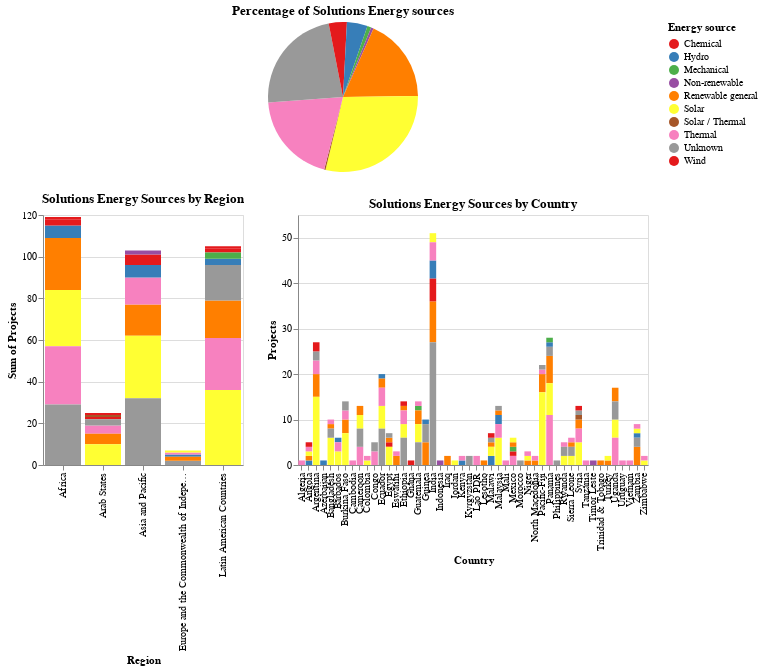

Notebook code cell kept with this figure:
### Code cell
# Create a container for our two different views
# Let's implement filtering using dynamic queries. 
selection = alt.selection(type='multi', fields=['Region'], on='mouseover', nearest=True)
base =  alt.Chart(by_C, title = "Solutions Energy Sources by Country").properties(width=500, height=500)

general = alt.Chart(by_E, title = 'Percentage of Solutions Energy sources').mark_arc().encode(
    theta=alt.Theta(field="Projects", type="quantitative"),
    color=alt.Color(field="Energy source", type="nominal"),
    tooltip = ['Energy source', 'Percentage']
).properties(height=150, width=600)


overview = alt.Chart(by_C, title = "Solutions Energy Sources by Region").mark_bar().encode(
    x='Region',
    y='sum(Projects)',
    color='Energy source',
    opacity = alt.condition(selection, alt.value(1.0), alt.value(0.3)),
    order=alt.Order(
      # Sort the segments of the bars by this field
      'sum(Projects)',
      sort='descending'
    ),
     #tooltip=["Region","Total Region" ,"sum(Projects)","Energy source"]
    tooltip = ["Region","Total Region" ,"Energy source",
               alt.Tooltip('sum(Projects)', title='Projects by Energy Source')]
).add_selection(selection).properties(height=250, width=200)


# Create a detail chart
detail = hist = base.mark_bar().encode(
    y = "Projects", 
    x = "Country",
    #color = 'Energy source',
    color = alt.Color('Energy source', scale=alt.Scale(scheme='set1')),
    order=alt.Order('Projects',sort='descending'),
    tooltip = ["Country", "Total Country","Energy source",
               alt.Tooltip('Projects', title='Projects by Energy Source')]
).transform_filter(selection).properties(height=250, width=350)

general & (overview | detail)

### Figure 1 — Vega-Lite specification as saved in the notebook (floating-point values rounded to 4 significant figures; data arrays with more than 128 entries replaced by an {"elided": "..."} marker saying what was removed)
{"config": {"view": {"continuousWidth": 400, "continuousHeight": 300}}, "vconcat": [{"data": {"name": "data-ba6b8c716136c783ae135bea998aadc5"}, "mark": "arc", "encoding": {"color": {"field": "Energy source", "type": "nominal"}, "theta": {"field": "Projects", "type": "quantitative"}, "tooltip": [{"field": "Energy source", "type": "nominal"}, {"field": "Percentage", "type": "quantitative"}]}, "height": 150, "title": "Percentage of Solutions Energy sources", "width": 600}, {"hconcat": [{"mark": "bar", "encoding": {"color": {"field": "Energy source", "type": "nominal"}, "opacity": {"condition": {"value": 1.0, "selection": "selector002"}, "value": 0.3}, "order": {"aggregate": "sum", "field": "Projects", "sort": "descending", "type": "quantitative"}, "tooltip": [{"field": "Region", "type": "nominal"}, {"field": "Total Region", "type": "quantitative"}, {"field": "Energy source", "type": "nominal"}, {"aggregate": "sum", "field": "Projects", "title": "Projects by Energy Source", "type": "quantitative"}], "x": {"field": "Region", "type": "nominal"}, "y": {"aggregate": "sum", "field": "Projects", "type": "quantitative"}}, "height": 250, "selection": {"selector002": {"type": "multi", "fields": ["Region"], "on": "mouseover", "nearest": true}}, "title": "Solutions Energy Sources by Region", "width": 200}, {"mark": "bar", "encoding": {"color": {"field": "Energy source", "scale": {"scheme": "set1"}, "type": "nominal"}, "order": {"field": "Projects", "sort": "descending", "type": "quantitative"}, "tooltip": [{"field": "Country", "type": "nominal"}, {"field": "Total Country", "type": "quantitative"}, {"field": "Energy source", "type": "nominal"}, {"field": "Projects", "title": "Projects by Energy Source", "type": "quantitative"}], "x": {"field": "Country", "type": "nominal"}, "y": {"field": "Projects", "type": "quantitative"}}, "height": 250, "title": "Solutions Energy Sources by Country", "transform": [{"filter": {"selection": "selector002"}}], "width": 350}], "data": {"name": "data-a81dad8241482cce51ec21176aa7966a"}}], "$schema": "https://vega.github.io/schema/vega-lite/v4.17.0.json", "datasets": {"data-ba6b8c716136c783ae135bea998aadc5": [{"Energy source": "Chemical", "Projects": 3, "Percentage": 1.0}, {"Energy source": "Hydro", "Projects": 16, "Percentage": 4.0}, {"Energy source": "Mechanical", "Projects": 3, "Percentage": 1.0}, {"Energy source": "Non-renewable", "Projects": 2, "Percentage": 1.0}, {"Energy source": "Renewable general", "Projects": 65, "Percentage": 18.0}, {"Energy source": "Solar", "Projects": 104, "Percentage": 29.0}, {"Energy source": "Solar / Thermal", "Projects": 1, "Percentage": 0.0}, {"Energy source": "Thermal", "Projects": 71, "Percentage": 20.0}, {"Energy source": "Unknown", "Projects": 83, "Percentage": 23.0}, {"Energy source": "Wind", "Projects": 11, "Percentage": 3.0}], "data-a81dad8241482cce51ec21176aa7966a": {"elided": "135 records"}}}
